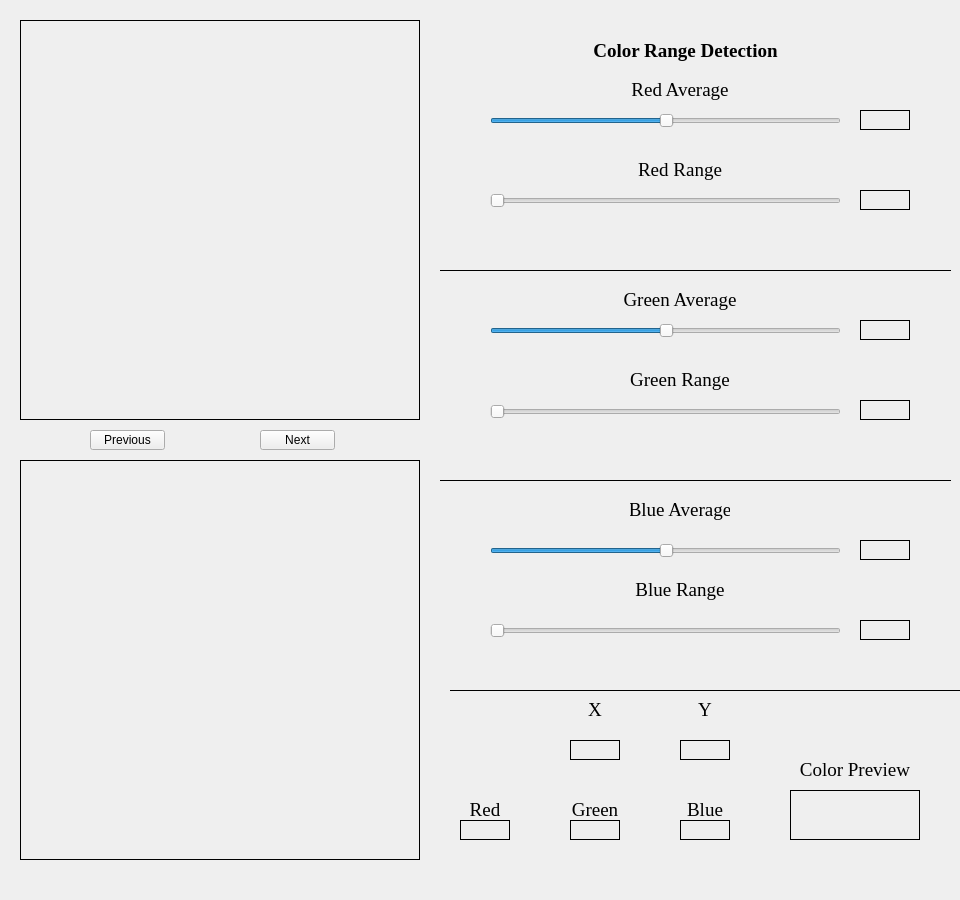
<?xml version="1.0" encoding="UTF-8"?>
<ui version="4.0">
 <class>MainWindow</class>
 <widget class="QMainWindow" name="MainWindow">
  <property name="geometry">
   <rect>
    <x>0</x>
    <y>0</y>
    <width>960</width>
    <height>900</height>
   </rect>
  </property>
  <property name="windowTitle">
   <string>MainWindow</string>
  </property>
  <widget class="QWidget" name="centralwidget">
   <widget class="QLabel" name="ogImgLbl">
    <property name="geometry">
     <rect>
      <x>20</x>
      <y>20</y>
      <width>400</width>
      <height>400</height>
     </rect>
    </property>
    <property name="frameShape">
     <enum>QFrame::Box</enum>
    </property>
    <property name="text">
     <string/>
    </property>
   </widget>
   <widget class="QLabel" name="executeImgLbl">
    <property name="geometry">
     <rect>
      <x>20</x>
      <y>460</y>
      <width>400</width>
      <height>400</height>
     </rect>
    </property>
    <property name="frameShape">
     <enum>QFrame::Box</enum>
    </property>
    <property name="text">
     <string/>
    </property>
   </widget>
   <widget class="QPushButton" name="nextBtn">
    <property name="geometry">
     <rect>
      <x>260</x>
      <y>430</y>
      <width>75</width>
      <height>20</height>
     </rect>
    </property>
    <property name="text">
     <string>Next</string>
    </property>
   </widget>
   <widget class="QPushButton" name="previousBtn">
    <property name="geometry">
     <rect>
      <x>90</x>
      <y>430</y>
      <width>75</width>
      <height>20</height>
     </rect>
    </property>
    <property name="text">
     <string>Previous</string>
    </property>
   </widget>
   <widget class="QLabel" name="greenAverageText">
    <property name="geometry">
     <rect>
      <x>620</x>
      <y>290</y>
      <width>120</width>
      <height>20</height>
     </rect>
    </property>
    <property name="font">
     <font>
      <family>Times New Roman</family>
      <pointsize>14</pointsize>
      <weight>50</weight>
      <bold>false</bold>
     </font>
    </property>
    <property name="frameShape">
     <enum>QFrame::NoFrame</enum>
    </property>
    <property name="text">
     <string>Green Average</string>
    </property>
    <property name="alignment">
     <set>Qt::AlignCenter</set>
    </property>
   </widget>
   <widget class="QLabel" name="redRangeValue">
    <property name="geometry">
     <rect>
      <x>860</x>
      <y>190</y>
      <width>50</width>
      <height>20</height>
     </rect>
    </property>
    <property name="font">
     <font>
      <family>Times New Roman</family>
      <pointsize>14</pointsize>
     </font>
    </property>
    <property name="frameShape">
     <enum>QFrame::Box</enum>
    </property>
    <property name="text">
     <string/>
    </property>
    <property name="alignment">
     <set>Qt::AlignCenter</set>
    </property>
   </widget>
   <widget class="QLabel" name="greenRangeText">
    <property name="geometry">
     <rect>
      <x>630</x>
      <y>370</y>
      <width>100</width>
      <height>20</height>
     </rect>
    </property>
    <property name="font">
     <font>
      <family>Times New Roman</family>
      <pointsize>14</pointsize>
      <weight>50</weight>
      <bold>false</bold>
     </font>
    </property>
    <property name="frameShape">
     <enum>QFrame::NoFrame</enum>
    </property>
    <property name="text">
     <string>Green Range</string>
    </property>
    <property name="alignment">
     <set>Qt::AlignCenter</set>
    </property>
   </widget>
   <widget class="QSlider" name="greenAverageSlider">
    <property name="geometry">
     <rect>
      <x>490</x>
      <y>320</y>
      <width>351</width>
      <height>22</height>
     </rect>
    </property>
    <property name="maximum">
     <number>255</number>
    </property>
    <property name="value">
     <number>128</number>
    </property>
    <property name="orientation">
     <enum>Qt::Horizontal</enum>
    </property>
   </widget>
   <widget class="QSlider" name="greenRangeSlider">
    <property name="geometry">
     <rect>
      <x>490</x>
      <y>402</y>
      <width>351</width>
      <height>20</height>
     </rect>
    </property>
    <property name="layoutDirection">
     <enum>Qt::LeftToRight</enum>
    </property>
    <property name="maximum">
     <number>127</number>
    </property>
    <property name="value">
     <number>0</number>
    </property>
    <property name="sliderPosition">
     <number>0</number>
    </property>
    <property name="orientation">
     <enum>Qt::Horizontal</enum>
    </property>
   </widget>
   <widget class="QLabel" name="blueAverageText">
    <property name="geometry">
     <rect>
      <x>630</x>
      <y>500</y>
      <width>100</width>
      <height>20</height>
     </rect>
    </property>
    <property name="font">
     <font>
      <family>Times New Roman</family>
      <pointsize>14</pointsize>
      <weight>50</weight>
      <bold>false</bold>
     </font>
    </property>
    <property name="frameShape">
     <enum>QFrame::NoFrame</enum>
    </property>
    <property name="text">
     <string>Blue Average</string>
    </property>
    <property name="alignment">
     <set>Qt::AlignCenter</set>
    </property>
   </widget>
   <widget class="QSlider" name="redRangeSlider">
    <property name="geometry">
     <rect>
      <x>490</x>
      <y>190</y>
      <width>351</width>
      <height>22</height>
     </rect>
    </property>
    <property name="layoutDirection">
     <enum>Qt::LeftToRight</enum>
    </property>
    <property name="maximum">
     <number>127</number>
    </property>
    <property name="value">
     <number>0</number>
    </property>
    <property name="sliderPosition">
     <number>0</number>
    </property>
    <property name="orientation">
     <enum>Qt::Horizontal</enum>
    </property>
   </widget>
   <widget class="QSlider" name="blueRangeSlider">
    <property name="geometry">
     <rect>
      <x>490</x>
      <y>620</y>
      <width>351</width>
      <height>22</height>
     </rect>
    </property>
    <property name="layoutDirection">
     <enum>Qt::LeftToRight</enum>
    </property>
    <property name="maximum">
     <number>127</number>
    </property>
    <property name="sliderPosition">
     <number>0</number>
    </property>
    <property name="orientation">
     <enum>Qt::Horizontal</enum>
    </property>
   </widget>
   <widget class="QSlider" name="blueAverageSlider">
    <property name="geometry">
     <rect>
      <x>490</x>
      <y>540</y>
      <width>351</width>
      <height>22</height>
     </rect>
    </property>
    <property name="maximum">
     <number>255</number>
    </property>
    <property name="value">
     <number>128</number>
    </property>
    <property name="orientation">
     <enum>Qt::Horizontal</enum>
    </property>
   </widget>
   <widget class="Line" name="borderLineWithGB">
    <property name="geometry">
     <rect>
      <x>440</x>
      <y>470</y>
      <width>511</width>
      <height>20</height>
     </rect>
    </property>
    <property name="frameShadow">
     <enum>QFrame::Plain</enum>
    </property>
    <property name="orientation">
     <enum>Qt::Horizontal</enum>
    </property>
   </widget>
   <widget class="QLabel" name="blueRangeText">
    <property name="geometry">
     <rect>
      <x>630</x>
      <y>580</y>
      <width>100</width>
      <height>20</height>
     </rect>
    </property>
    <property name="font">
     <font>
      <family>Times New Roman</family>
      <pointsize>14</pointsize>
      <weight>50</weight>
      <bold>false</bold>
     </font>
    </property>
    <property name="frameShape">
     <enum>QFrame::NoFrame</enum>
    </property>
    <property name="text">
     <string>Blue Range</string>
    </property>
    <property name="alignment">
     <set>Qt::AlignCenter</set>
    </property>
   </widget>
   <widget class="QLabel" name="redRangeText">
    <property name="geometry">
     <rect>
      <x>630</x>
      <y>160</y>
      <width>100</width>
      <height>20</height>
     </rect>
    </property>
    <property name="font">
     <font>
      <family>Times New Roman</family>
      <pointsize>14</pointsize>
      <weight>50</weight>
      <bold>false</bold>
     </font>
    </property>
    <property name="frameShape">
     <enum>QFrame::NoFrame</enum>
    </property>
    <property name="text">
     <string>Red Range</string>
    </property>
    <property name="alignment">
     <set>Qt::AlignCenter</set>
    </property>
   </widget>
   <widget class="QSlider" name="redAverageSlider">
    <property name="geometry">
     <rect>
      <x>490</x>
      <y>110</y>
      <width>351</width>
      <height>22</height>
     </rect>
    </property>
    <property name="maximum">
     <number>255</number>
    </property>
    <property name="sliderPosition">
     <number>128</number>
    </property>
    <property name="orientation">
     <enum>Qt::Horizontal</enum>
    </property>
   </widget>
   <widget class="QLabel" name="blueAverageValue">
    <property name="geometry">
     <rect>
      <x>860</x>
      <y>540</y>
      <width>50</width>
      <height>20</height>
     </rect>
    </property>
    <property name="font">
     <font>
      <family>Times New Roman</family>
      <pointsize>14</pointsize>
     </font>
    </property>
    <property name="frameShape">
     <enum>QFrame::Box</enum>
    </property>
    <property name="text">
     <string/>
    </property>
    <property name="alignment">
     <set>Qt::AlignCenter</set>
    </property>
   </widget>
   <widget class="QLabel" name="blueRangeValue">
    <property name="geometry">
     <rect>
      <x>860</x>
      <y>620</y>
      <width>50</width>
      <height>20</height>
     </rect>
    </property>
    <property name="font">
     <font>
      <family>Times New Roman</family>
      <pointsize>14</pointsize>
     </font>
    </property>
    <property name="frameShape">
     <enum>QFrame::Box</enum>
    </property>
    <property name="text">
     <string/>
    </property>
    <property name="alignment">
     <set>Qt::AlignCenter</set>
    </property>
   </widget>
   <widget class="QLabel" name="redAverageText">
    <property name="geometry">
     <rect>
      <x>630</x>
      <y>80</y>
      <width>100</width>
      <height>20</height>
     </rect>
    </property>
    <property name="font">
     <font>
      <family>Times New Roman</family>
      <pointsize>14</pointsize>
      <weight>50</weight>
      <bold>false</bold>
     </font>
    </property>
    <property name="frameShape">
     <enum>QFrame::NoFrame</enum>
    </property>
    <property name="text">
     <string>Red Average</string>
    </property>
    <property name="alignment">
     <set>Qt::AlignCenter</set>
    </property>
   </widget>
   <widget class="QLabel" name="redAverageValue">
    <property name="geometry">
     <rect>
      <x>860</x>
      <y>110</y>
      <width>50</width>
      <height>20</height>
     </rect>
    </property>
    <property name="font">
     <font>
      <family>Times New Roman</family>
      <pointsize>14</pointsize>
     </font>
    </property>
    <property name="frameShape">
     <enum>QFrame::Box</enum>
    </property>
    <property name="text">
     <string/>
    </property>
    <property name="alignment">
     <set>Qt::AlignCenter</set>
    </property>
   </widget>
   <widget class="QLabel" name="colorRangeText">
    <property name="geometry">
     <rect>
      <x>580</x>
      <y>40</y>
      <width>211</width>
      <height>21</height>
     </rect>
    </property>
    <property name="font">
     <font>
      <family>Times New Roman</family>
      <pointsize>14</pointsize>
      <weight>75</weight>
      <bold>true</bold>
     </font>
    </property>
    <property name="frameShape">
     <enum>QFrame::NoFrame</enum>
    </property>
    <property name="text">
     <string>Color Range Detection</string>
    </property>
    <property name="alignment">
     <set>Qt::AlignCenter</set>
    </property>
   </widget>
   <widget class="QLabel" name="greenAverageValue">
    <property name="geometry">
     <rect>
      <x>860</x>
      <y>320</y>
      <width>50</width>
      <height>20</height>
     </rect>
    </property>
    <property name="font">
     <font>
      <family>Times New Roman</family>
      <pointsize>14</pointsize>
     </font>
    </property>
    <property name="frameShape">
     <enum>QFrame::Box</enum>
    </property>
    <property name="text">
     <string/>
    </property>
    <property name="alignment">
     <set>Qt::AlignCenter</set>
    </property>
   </widget>
   <widget class="Line" name="borderLineWithRG">
    <property name="geometry">
     <rect>
      <x>440</x>
      <y>260</y>
      <width>511</width>
      <height>20</height>
     </rect>
    </property>
    <property name="frameShadow">
     <enum>QFrame::Plain</enum>
    </property>
    <property name="orientation">
     <enum>Qt::Horizontal</enum>
    </property>
   </widget>
   <widget class="QLabel" name="greenRangeValue">
    <property name="geometry">
     <rect>
      <x>860</x>
      <y>400</y>
      <width>50</width>
      <height>20</height>
     </rect>
    </property>
    <property name="font">
     <font>
      <family>Times New Roman</family>
      <pointsize>14</pointsize>
     </font>
    </property>
    <property name="frameShape">
     <enum>QFrame::Box</enum>
    </property>
    <property name="text">
     <string/>
    </property>
    <property name="alignment">
     <set>Qt::AlignCenter</set>
    </property>
   </widget>
   <widget class="Line" name="borderLineWithGB_2">
    <property name="geometry">
     <rect>
      <x>450</x>
      <y>680</y>
      <width>511</width>
      <height>20</height>
     </rect>
    </property>
    <property name="frameShadow">
     <enum>QFrame::Plain</enum>
    </property>
    <property name="orientation">
     <enum>Qt::Horizontal</enum>
    </property>
   </widget>
   <widget class="QLabel" name="yText">
    <property name="geometry">
     <rect>
      <x>680</x>
      <y>700</y>
      <width>50</width>
      <height>20</height>
     </rect>
    </property>
    <property name="font">
     <font>
      <family>Times New Roman</family>
      <pointsize>14</pointsize>
     </font>
    </property>
    <property name="text">
     <string>Y</string>
    </property>
    <property name="alignment">
     <set>Qt::AlignCenter</set>
    </property>
   </widget>
   <widget class="QLabel" name="xText">
    <property name="geometry">
     <rect>
      <x>570</x>
      <y>700</y>
      <width>50</width>
      <height>20</height>
     </rect>
    </property>
    <property name="font">
     <font>
      <family>Times New Roman</family>
      <pointsize>14</pointsize>
     </font>
    </property>
    <property name="text">
     <string>X</string>
    </property>
    <property name="alignment">
     <set>Qt::AlignCenter</set>
    </property>
   </widget>
   <widget class="QLabel" name="xValueText">
    <property name="geometry">
     <rect>
      <x>570</x>
      <y>740</y>
      <width>50</width>
      <height>20</height>
     </rect>
    </property>
    <property name="font">
     <font>
      <family>Times New Roman</family>
      <pointsize>14</pointsize>
     </font>
    </property>
    <property name="frameShape">
     <enum>QFrame::Box</enum>
    </property>
    <property name="text">
     <string/>
    </property>
    <property name="alignment">
     <set>Qt::AlignCenter</set>
    </property>
   </widget>
   <widget class="QLabel" name="colorPreviewText">
    <property name="geometry">
     <rect>
      <x>790</x>
      <y>760</y>
      <width>130</width>
      <height>20</height>
     </rect>
    </property>
    <property name="font">
     <font>
      <family>Times New Roman</family>
      <pointsize>14</pointsize>
     </font>
    </property>
    <property name="text">
     <string>Color Preview</string>
    </property>
    <property name="alignment">
     <set>Qt::AlignCenter</set>
    </property>
   </widget>
   <widget class="QLabel" name="colorPreview">
    <property name="geometry">
     <rect>
      <x>790</x>
      <y>790</y>
      <width>130</width>
      <height>50</height>
     </rect>
    </property>
    <property name="frameShape">
     <enum>QFrame::Box</enum>
    </property>
    <property name="text">
     <string/>
    </property>
    <property name="alignment">
     <set>Qt::AlignCenter</set>
    </property>
   </widget>
   <widget class="QLabel" name="yValueText">
    <property name="geometry">
     <rect>
      <x>680</x>
      <y>740</y>
      <width>50</width>
      <height>20</height>
     </rect>
    </property>
    <property name="font">
     <font>
      <family>Times New Roman</family>
      <pointsize>14</pointsize>
     </font>
    </property>
    <property name="frameShape">
     <enum>QFrame::Box</enum>
    </property>
    <property name="text">
     <string/>
    </property>
    <property name="alignment">
     <set>Qt::AlignCenter</set>
    </property>
   </widget>
   <widget class="QLabel" name="redValueText">
    <property name="geometry">
     <rect>
      <x>460</x>
      <y>820</y>
      <width>50</width>
      <height>20</height>
     </rect>
    </property>
    <property name="font">
     <font>
      <family>Times New Roman</family>
      <pointsize>14</pointsize>
     </font>
    </property>
    <property name="frameShape">
     <enum>QFrame::Box</enum>
    </property>
    <property name="text">
     <string/>
    </property>
    <property name="alignment">
     <set>Qt::AlignCenter</set>
    </property>
   </widget>
   <widget class="QLabel" name="greenValueText">
    <property name="geometry">
     <rect>
      <x>570</x>
      <y>820</y>
      <width>50</width>
      <height>20</height>
     </rect>
    </property>
    <property name="font">
     <font>
      <family>Times New Roman</family>
      <pointsize>14</pointsize>
     </font>
    </property>
    <property name="frameShape">
     <enum>QFrame::Box</enum>
    </property>
    <property name="text">
     <string/>
    </property>
    <property name="alignment">
     <set>Qt::AlignCenter</set>
    </property>
   </widget>
   <widget class="QLabel" name="blueValueText">
    <property name="geometry">
     <rect>
      <x>680</x>
      <y>820</y>
      <width>50</width>
      <height>20</height>
     </rect>
    </property>
    <property name="font">
     <font>
      <family>Times New Roman</family>
      <pointsize>14</pointsize>
     </font>
    </property>
    <property name="frameShape">
     <enum>QFrame::Box</enum>
    </property>
    <property name="text">
     <string/>
    </property>
    <property name="alignment">
     <set>Qt::AlignCenter</set>
    </property>
   </widget>
   <widget class="QLabel" name="redText">
    <property name="geometry">
     <rect>
      <x>460</x>
      <y>800</y>
      <width>50</width>
      <height>20</height>
     </rect>
    </property>
    <property name="font">
     <font>
      <family>Times New Roman</family>
      <pointsize>14</pointsize>
     </font>
    </property>
    <property name="text">
     <string>Red</string>
    </property>
    <property name="alignment">
     <set>Qt::AlignCenter</set>
    </property>
   </widget>
   <widget class="QLabel" name="greenText">
    <property name="geometry">
     <rect>
      <x>570</x>
      <y>800</y>
      <width>50</width>
      <height>20</height>
     </rect>
    </property>
    <property name="font">
     <font>
      <family>Times New Roman</family>
      <pointsize>14</pointsize>
     </font>
    </property>
    <property name="text">
     <string>Green</string>
    </property>
    <property name="alignment">
     <set>Qt::AlignCenter</set>
    </property>
   </widget>
   <widget class="QLabel" name="blueText">
    <property name="geometry">
     <rect>
      <x>680</x>
      <y>800</y>
      <width>50</width>
      <height>20</height>
     </rect>
    </property>
    <property name="font">
     <font>
      <family>Times New Roman</family>
      <pointsize>14</pointsize>
     </font>
    </property>
    <property name="text">
     <string>Blue</string>
    </property>
    <property name="alignment">
     <set>Qt::AlignCenter</set>
    </property>
   </widget>
  </widget>
 </widget>
 <resources/>
 <connections/>
</ui>
